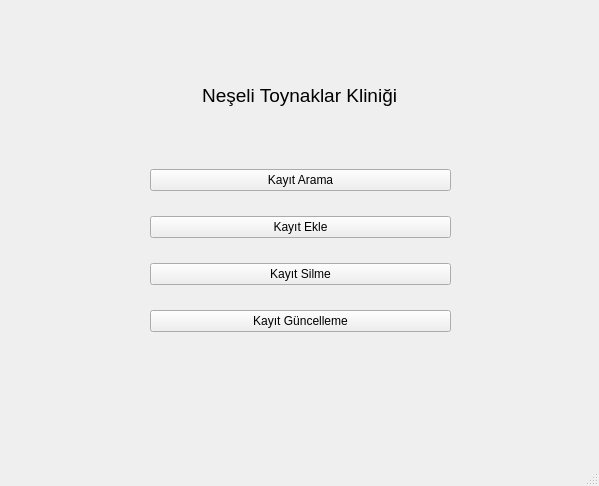
<?xml version="1.0" encoding="UTF-8"?>
<ui version="4.0">
 <class>index_goruntu</class>
 <widget class="QMainWindow" name="index_goruntu">
  <property name="geometry">
   <rect>
    <x>0</x>
    <y>0</y>
    <width>599</width>
    <height>486</height>
   </rect>
  </property>
  <property name="windowTitle">
   <string>MainWindow</string>
  </property>
  <widget class="QWidget" name="centralwidget">
   <widget class="QWidget" name="verticalLayoutWidget">
    <property name="geometry">
     <rect>
      <x>150</x>
      <y>150</y>
      <width>301</width>
      <height>201</height>
     </rect>
    </property>
    <layout class="QVBoxLayout" name="verticalLayout">
     <item>
      <widget class="QPushButton" name="btnSearch">
       <property name="text">
        <string>Kayıt Arama</string>
       </property>
      </widget>
     </item>
     <item>
      <widget class="QPushButton" name="btnentry">
       <property name="text">
        <string>Kayıt Ekle</string>
       </property>
      </widget>
     </item>
     <item>
      <widget class="QPushButton" name="btndelete">
       <property name="text">
        <string>Kayıt Silme</string>
       </property>
      </widget>
     </item>
     <item>
      <widget class="QPushButton" name="btnupdate">
       <property name="text">
        <string>Kayıt Güncelleme</string>
       </property>
      </widget>
     </item>
    </layout>
   </widget>
   <widget class="QLabel" name="lbltitle">
    <property name="geometry">
     <rect>
      <x>160</x>
      <y>50</y>
      <width>291</width>
      <height>91</height>
     </rect>
    </property>
    <property name="font">
     <font>
      <pointsize>14</pointsize>
     </font>
    </property>
    <property name="text">
     <string>        Neşeli Toynaklar Kliniği</string>
    </property>
   </widget>
  </widget>
  <widget class="QMenuBar" name="menubar">
   <property name="geometry">
    <rect>
     <x>0</x>
     <y>0</y>
     <width>599</width>
     <height>21</height>
    </rect>
   </property>
  </widget>
  <widget class="QStatusBar" name="statusbar"/>
 </widget>
 <resources/>
 <connections/>
</ui>
